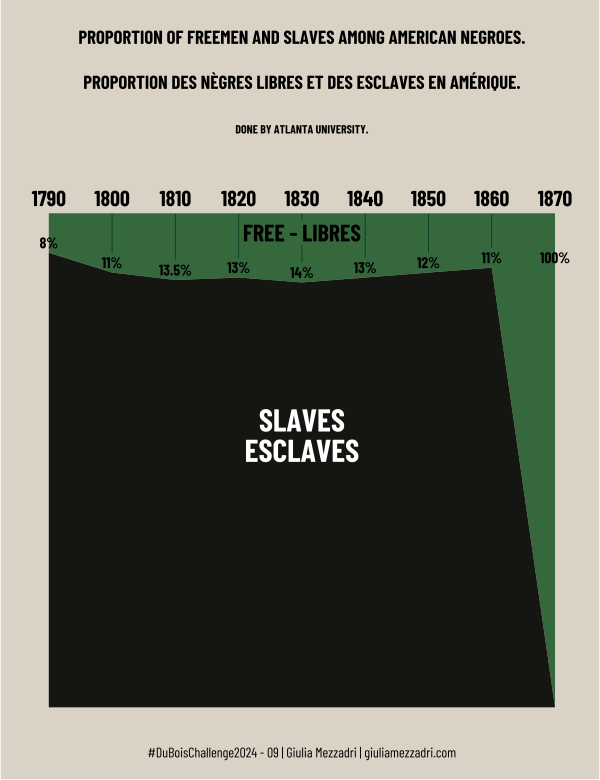

Reproduce this figure in R.
###packages
rm(list=ls())   #to clean
library(ggplot2)
library(showtext)
library(dplyr)
showtext_auto()

###fonts
font_add_google(name = "Squada One", family = "squada")
font_add_google(name='Barlow Condensed', family='Barlow Condensed')
font_add_google(name='Tajawal', family='Tajawal')
font_add_google(name='Tomorrow', family='Tomorrow') 
myfont='Barlow Condensed'

###import data set
data=read.table('data.csv', header = TRUE, sep=',')

###colors
col_green='#36683dff'
col_black='#151612ff'
col_background='#dad2c5ff'
col_dark_green='#004024ff' #'#344935ff'

###data new format
data_new_format=data.frame(rbind(cbind(Year=data$Year, Perc=data$Slave, Type='Slave'), cbind(Year=data$Year, Perc=data$Free, Type='Free')))
cols=c('Year','Perc')
data_new_format[,cols]=sapply(data_new_format[,cols], as.numeric)
data_new_format=cbind(data_new_format, label=data_new_format$Perc)
data_new_format$Perc[11]=12
  
###plot
pl=ggplot(data_new_format, aes(x=Year, y=Perc, fill=Type)) +
  geom_area() + coord_cartesian(clip="off") +
  geom_segment(data=data_new_format[which(data_new_format$Type=='Free' & !(data_new_format$Perc %in% c(8,100,14))),], aes(x=Year,xend=Year,y=99.9,yend=100-Perc+4), size=.3, color=col_dark_green) +
  geom_segment(data=data_new_format[which(data_new_format$Type=='Free' & data_new_format$Perc==14),], aes(x=Year,xend=Year,y=99.9,yend=98.5), size=.3, color=col_dark_green) +
  geom_segment(data=data_new_format[which(data_new_format$Type=='Free' & data_new_format$Perc==14),], aes(x=Year,xend=Year,y=93.5,yend=100-Perc+4), size=.3, color=col_dark_green) +
  geom_text(data=data_new_format[which(data_new_format$Type=='Free'),], aes(x=Year, y=103, label=Year), color='black', family=myfont, fontface='bold', size=5.5) +
  geom_text(data=data_new_format[which(data_new_format$Type=='Free' & data_new_format$Perc!=100),], color='black', aes(x=Year, y=100-Perc+2, label=paste(label,'%',sep='')), family=myfont, fontface='bold') +
  geom_text(data=data_new_format[which(data_new_format$Type=='Free' & data_new_format$Perc==100),], color='black', aes(x=Year, y=100-11+2, label=paste(label,'%',sep='')), family=myfont, fontface='bold') +
  annotate('text', x=mean(data$Year), y=96, size=6, label=toupper('Free - Libres'), family=myfont, fontface='bold') +
  annotate('text', x=mean(data$Year), y=55, size=8, label=toupper('Slaves\nEsclaves'), family=myfont, fontface='bold', color='white', lineheight=.8) +
  scale_fill_manual(values=c(col_green, col_black), guide='none') +
  ggtitle(toupper("Proportion of freemen and slaves among american negroes.\nProportion des nègres libres et des esclaves en amérique.")) +
  annotate('text', x=mean(data$Year), y=117, size=3, label='DONE BY ATLANTA UNIVERSITY.', family=myfont, fontface='bold') +
  labs(caption='#DuBoisChallenge2024 - 09 | Giulia Mezzadri | giuliamezzadri.com') +
  theme(
    plot.title = element_text(family=myfont, hjust=.5, face='bold', size=13.5, lineheight=2),
    plot.caption = element_text(family=myfont, hjust=.5, size=10),
    axis.title.x=element_blank(), axis.text.x=element_blank(), axis.ticks.x=element_blank(),
    axis.title.y=element_blank(), axis.text.y=element_blank(), axis.ticks.y=element_blank(),
    panel.grid=element_blank(),
    plot.margin = unit(c(.8, .5, .5, .5), "cm"),
    plot.background = element_rect(fill = col_background), 
    panel.background = element_rect(fill = col_background)
  )

print(pl)
width=6
ggsave(file='challenge09.pdf', plot=pl, width=width, height=1.3*width)
